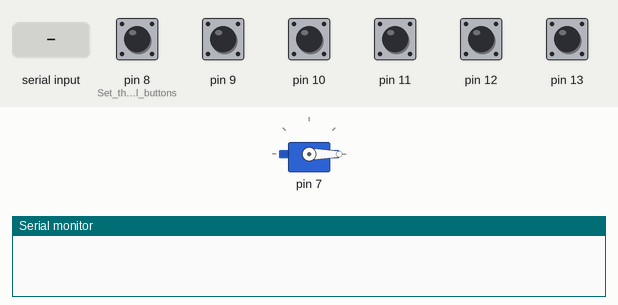
Simulated run of this sketch. Board: Arduino Uno, built with avr-gcc and run on an emulated ATmega328P. On the bench: servo, the last lines printed to the serial monitor. Inputs (shaded band) come from the test bench; at power-on: pin 8 (Set_the_6_manual_buttons), pin 9–13 HIGH.

Above: at 1.8 s.
1.9 s: "90,45\n" received over Serial
At 3.8 s:
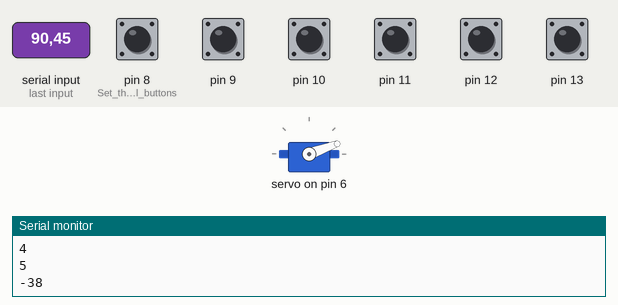
4.9 s: pin 8 (Set_the_6_manual_buttons) pulled LOW for 0.15 s
At 5.7 s:
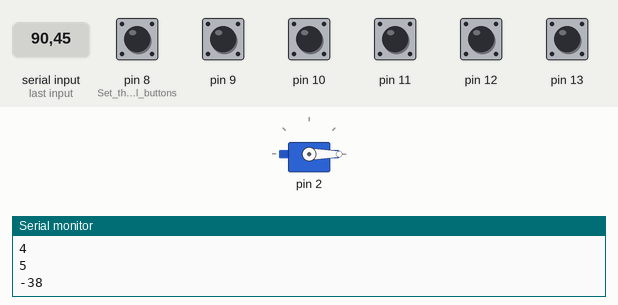
6.5 s: pin 9 pulled LOW for 0.15 s
At 7.5 s:
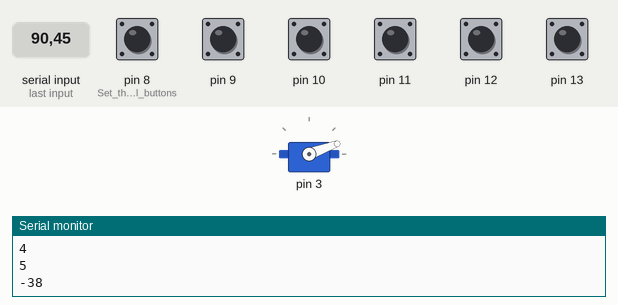
8.1 s: pin 10 pulled LOW for 0.15 s
9.7 s: pin 11 pulled LOW for 0.15 s
11.3 s: pin 12 pulled LOW for 0.15 s
At 12.3 s:
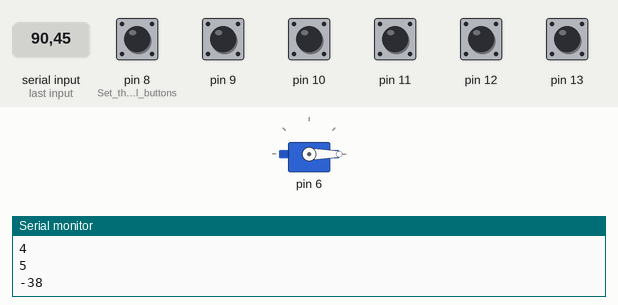
Timing chart, 0 to 13.9 s (numbered marks = the images above; inputs shaded):
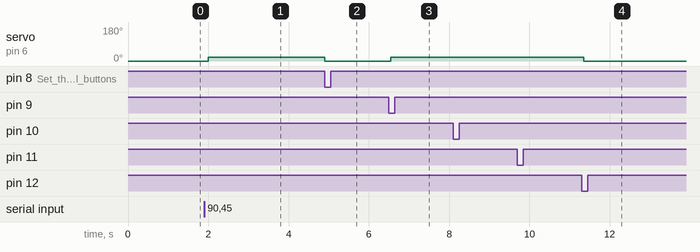

The sketch:

sketch.ino
```cpp
#include <Servo.h>

Servo string;        // create servo object to control the six servos

int pos_0 = 0 ;      // variable stores the left-most position the servo will send the pick
int pos_1 = 20 ;     // variable stores the righ- most position the servo will send the pick
int string_number;   // variable to identify each string/servo
int string_state[] = {0, 0, 0, 0, 0, 0};  // to keep track of the picks position : ie is to the left or right of the string
int manual_button;   // To dientify each of the 6 manual button on the breadboard above each string
int manual_button_state = 0;   // To track state of the button (pressed or NOT pressed)

void setup()  //Setup only gets run once when the Arduino is powered on
{
    pinMode(8, INPUT_PULLUP);  // Set the 6 manual buttons to be inputs
    pinMode(9, INPUT_PULLUP);
    pinMode(10, INPUT_PULLUP);
    pinMode(11, INPUT_PULLUP);
    pinMode(12, INPUT_PULLUP);
    pinMode(13, INPUT_PULLUP);

    Serial.begin(9600);  //Start the Serial interface, the interface to the Raspberry Pi
    for (string_number = 0; string_number < 6 ; string_number++)  {   // At boot time, initialize each servo to a starting pick position
      string.attach(string_number+2);  // Attach to the servo pin corresponding to the correct string number
      string.write(pos_0);   // Tell the servo to go to pos_0, get ready to rock.
      delay(100);  // Give plenty of time for each pick to get into starting position
    }
}

//////// As its name suggests, the ardunio "loops" through this function continually, as fast as it can
void loop()
{
////// MANUAL BUTTON CONTROL
    for (int manual_button = 0; manual_button < 6; manual_button++)  {
      manual_button_state = digitalRead(manual_button + 8);  // Read the status of the pin attached to the button
      string_number = manual_button;
      if (manual_button_state  == 0) {  // If the pin is set to INPUT_PULLUP, a state of zero means the button is pressed.
        pluck(string_number,string_state[string_number]);  // call pluck function, also pass the state of the string so we'll know which way to pluck it
        if ( string_state[string_number] == 0) {
          string_state[string_number] = 1;  //toggle the state of the servo to keep track of where the pick is for next time we want to pluck it
         }
        else  {
          string_state[string_number] = 0;  //toggle the state of the servo to keep track of where the pick is for next time we want to pluck it
        }

	while(manual_button_state == 0) {
	manual_button_state = digitalRead(manual_button + 8);
	}
	}
      }

////// SERIAL COMMUNICATIONS CONTROL (from the Pi)
   if (Serial.available())  {
     string_number = Serial.read() - '0';  //Read what value is being sent over Serial from the Pi
     Serial.println(string_number);
     pluck(string_number,string_state[string_number]);   // call pluck function, also pass the state of the string so we'll know which way to pluck it
     if ( string_state[string_number] == 0) {
        string_state[string_number] = 1; //toggle the state of the servo to keep track of where the pick is for next time we want to pluck it
      }
     else
     {
        string_state[string_number] = 0; //toggle the state of the servo to keep track of where the pick is for next time we want to pluck it
     }
   }
   delay(100);
}
//////// END OF MAIN LOOP

//////// Pluck function makes the servo move
void pluck(int string_number , int state){
    string.attach(string_number + 2);   //Attach to the servo sitting above string_number
    if (state == 0)                     //move the servo from left to right
    {
      string.write(pos_1);              //Tell servo to go to position in variable 'pos_1'
     }
    if (state == 1)                     //move the servo from right to left
    {
      string.write(pos_0);              //Tell servo to go to position in variable 'pos_2'
    }
}
```

Measured:
- after the input at 1.9 s, servo on pin 6: 0° → 20° after 0.10 s
- after the input at 4.9 s, servo on pin 6: 20° → 0° at once
- after the input at 6.5 s, servo on pin 6: 0° → 20° after 0.05 s
- after the input at 11.3 s, servo on pin 6: 20° → 0° after 0.05 s
